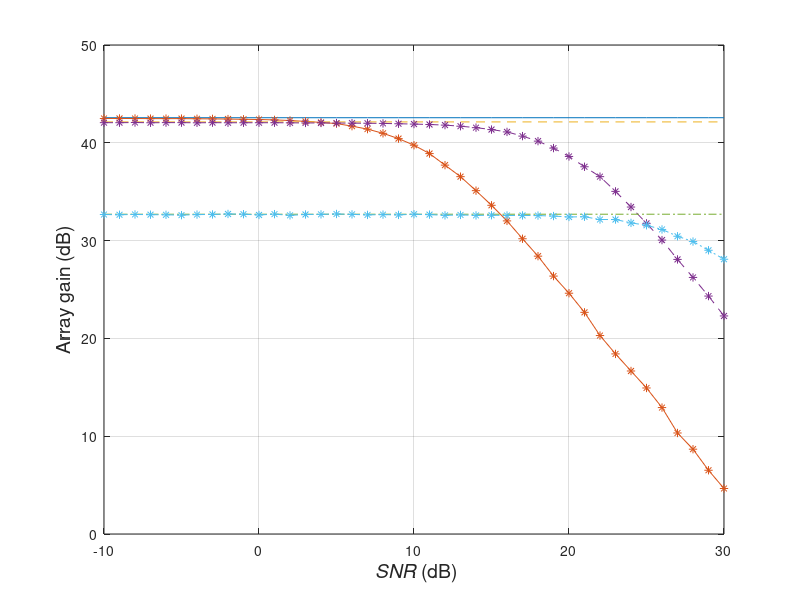

Write MATLAB code to recreate this figure. (Note: this script raises an error after producing the figure.)
%%%%%%%%%%%%%%%%%%%%%%%%%%%%%%%%
% Figure 6.40a
%MPDR_DL, with array perturbation
%Relation between signal mitch and array gain is studied
% Derik Lu 
% Lillian Xu updated 04/06/2001
% updated by K. Bell 7/26/01, 11/13/01
%%%%%%%%%%%%%%%%%%%%%%%%%%%%%%%%
clear all
close all

sigmaP = 0.02;

N = 10;
BWNN = 4/N;
n = (-(N-1)/2:(N-1)/2)';
signalRange = 0:BWNN/2/200:BWNN/2;
LNRrange = [10 20 30];
%SNRrange = [-10:5:30];
% uncomment to get figure oin text
SNRrange = [-10:30];
totalTrialNumber = 500;

Ui1 = -0.30;
Ui2 = 0.30;
Us = 0;

C = exp(j*n*pi*[0]);								 %MPDR
f = [1];

INR1 = 10^(30/10);
INR2 = 10^(30/10);

Gain = zeros(length(LNRrange),length(SNRrange));
Gain0 = zeros(length(LNRrange),length(SNRrange));

m = 1;
for LNR = 10.^(LNRrange/10);
   disp(['loop ' int2str(m) ' of 3 ...'])
   k = 1;
   for SNR = 10.^(SNRrange/10)

      for trial = 1:totalTrialNumber
         
         d1 = (n/2+sigmaP*randn(N,1))*Ui1 + sigmaP*randn(N,1)*sqrt(1-Ui1^2);
         d2 = (n/2+sigmaP*randn(N,1))*Ui2 + sigmaP*randn(N,1)*sqrt(1-Ui2^2);
         ds = (n/2+sigmaP*randn(N,1))*Us  + sigmaP*randn(N,1)*sqrt(1-Us^2);
         
         Vi1 = exp(j*2*pi*d1);
         Vi2 = exp(j*2*pi*d2);
         Vs  = exp(j*2*pi*ds);
         Ss = SNR*Vs*Vs';
         Sn = eye(N) + INR1*Vi1*Vi1'+ INR2*Vi2*Vi2';
         Sx = Ss + Sn + LNR*eye(N);     % Diagonal Loading

         W = inv(Sx)*C*inv(C'*inv(Sx)*C)*f;           %consider White Noise only
         
         SINR0 = (W'*Ss*W)/(W'*Sn*W);
         
         SINRi = SNR/(1+INR1+INR2);
         Gain(m,k) = Gain(m,k) + SINR0/SINRi;
      end
      k = k+1;
   end
   m = m + 1;
end


Vs = exp(j*n*pi*Us);
Vi1 = exp(j*n*pi*Ui1);
Vi2 = exp(j*n*pi*Ui2);

m = 1;
for LNR = 10.^(LNRrange/10)
   k = 1;
   for SNR = 10.^(SNRrange/10)
         Ss = SNR*Vs*Vs';
         Sn = eye(N) + INR1*Vi1*Vi1'+ INR2*Vi2*Vi2';
         Sx = Ss + Sn + LNR*eye(N);     % Diagonal Loading
         W = inv(Sx)*C*inv(C'*inv(Sx)*C)*f;           %consider White Noise only
         SINR0 = (W'*Ss*W)/(W'*Sn*W);
         SINRi = SNR/(1+INR1+INR2);
         Gain0(m,k) = SINR0/SINRi;
         k = k+1;
   end
   m = m + 1;
end

Gain = Gain/totalTrialNumber;
Gain = 10*log10(abs(Gain));

Gain0 = 10*log10(abs(Gain0));

x = SNRrange;
plot(x, Gain0(1,:),'-',x,Gain(1,:),'-*')
hold on
plot(x, Gain0(2,:),'--',x,Gain(2,:),'--*')
hold on
plot(x, Gain0(3,:),'-.',x,Gain(3,:),'-.*')
axis([-10 30 0 50])
grid
xlabel('{\it SNR} (dB)','Fontsize',14)
ylabel('Array gain (dB)','Fontsize',14)
%title('MPDR\_DL with perturbation, ua=0, ui=+/-0.30, INR=30dB(each), \sigma_P=0.1*\lambda, 500 trials')
h=legend('{\itLNR}=10 dB, \sigma_{\itp}/\lambda=0','{\itLNR}=10 dB, \sigma_{\itp}/\lambda=0.02', ...
       '{\itLNR}=20 dB, \sigma_{\itp}/\lambda=0','{\itLNR}=20 dB, \sigma_{\itp}/\lambda=0.02', ...
       '{\itLNR}=30 dB, \sigma_{\itp}/\lambda=0','{\itLNR}=30 dB, \sigma_{\itp}/\lambda=0.02',3);
   set(h,'Fontsize',12)
